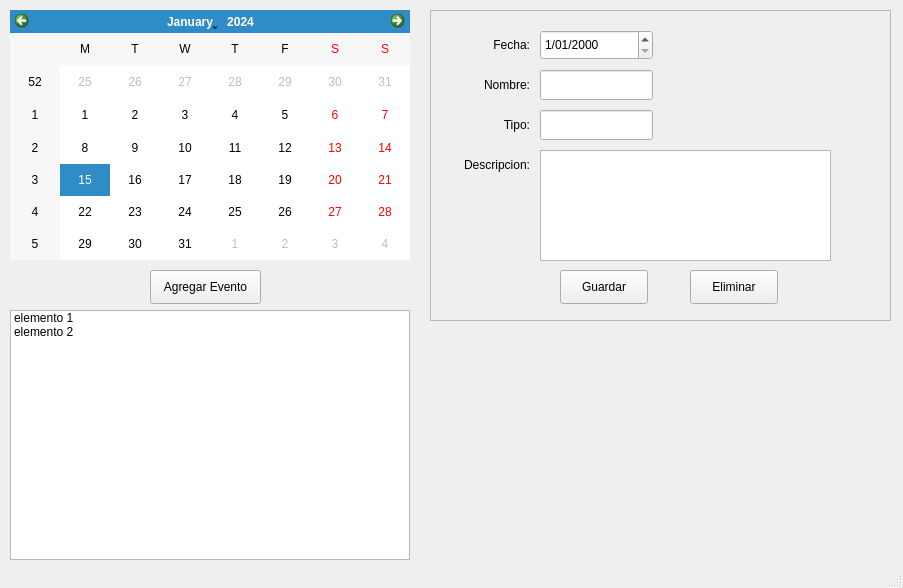
<?xml version="1.0" encoding="UTF-8"?>
<ui version="4.0">
 <class>MainWindow</class>
 <widget class="QMainWindow" name="MainWindow">
  <property name="geometry">
   <rect>
    <x>0</x>
    <y>0</y>
    <width>903</width>
    <height>588</height>
   </rect>
  </property>
  <property name="windowTitle">
   <string>MainWindow</string>
  </property>
  <widget class="QWidget" name="centralwidget">
   <widget class="QCalendarWidget" name="calendario">
    <property name="geometry">
     <rect>
      <x>10</x>
      <y>10</y>
      <width>400</width>
      <height>250</height>
     </rect>
    </property>
    <property name="gridVisible">
     <bool>false</bool>
    </property>
    <property name="horizontalHeaderFormat">
     <enum>QCalendarWidget::SingleLetterDayNames</enum>
    </property>
    <property name="verticalHeaderFormat">
     <enum>QCalendarWidget::ISOWeekNumbers</enum>
    </property>
    <property name="navigationBarVisible">
     <bool>true</bool>
    </property>
    <property name="dateEditEnabled">
     <bool>true</bool>
    </property>
   </widget>
   <widget class="QFrame" name="frame">
    <property name="geometry">
     <rect>
      <x>430</x>
      <y>10</y>
      <width>461</width>
      <height>311</height>
     </rect>
    </property>
    <property name="frameShape">
     <enum>QFrame::StyledPanel</enum>
    </property>
    <property name="frameShadow">
     <enum>QFrame::Raised</enum>
    </property>
    <widget class="QLabel" name="label">
     <property name="geometry">
      <rect>
       <x>40</x>
       <y>20</y>
       <width>60</width>
       <height>30</height>
      </rect>
     </property>
     <property name="text">
      <string>Fecha:</string>
     </property>
     <property name="alignment">
      <set>Qt::AlignRight|Qt::AlignTrailing|Qt::AlignVCenter</set>
     </property>
    </widget>
    <widget class="QLabel" name="label_2">
     <property name="geometry">
      <rect>
       <x>40</x>
       <y>60</y>
       <width>60</width>
       <height>30</height>
      </rect>
     </property>
     <property name="text">
      <string>Nombre:</string>
     </property>
     <property name="alignment">
      <set>Qt::AlignRight|Qt::AlignTrailing|Qt::AlignVCenter</set>
     </property>
    </widget>
    <widget class="QLabel" name="label_3">
     <property name="geometry">
      <rect>
       <x>40</x>
       <y>100</y>
       <width>60</width>
       <height>30</height>
      </rect>
     </property>
     <property name="text">
      <string>Tipo:</string>
     </property>
     <property name="alignment">
      <set>Qt::AlignRight|Qt::AlignTrailing|Qt::AlignVCenter</set>
     </property>
    </widget>
    <widget class="QLabel" name="label_4">
     <property name="geometry">
      <rect>
       <x>19</x>
       <y>140</y>
       <width>81</width>
       <height>30</height>
      </rect>
     </property>
     <property name="text">
      <string>Descripcion:</string>
     </property>
     <property name="alignment">
      <set>Qt::AlignRight|Qt::AlignTrailing|Qt::AlignVCenter</set>
     </property>
    </widget>
    <widget class="QLineEdit" name="text_hora">
     <property name="geometry">
      <rect>
       <x>110</x>
       <y>60</y>
       <width>113</width>
       <height>30</height>
      </rect>
     </property>
    </widget>
    <widget class="QLineEdit" name="text_asunto">
     <property name="geometry">
      <rect>
       <x>110</x>
       <y>100</y>
       <width>113</width>
       <height>30</height>
      </rect>
     </property>
    </widget>
    <widget class="QTextEdit" name="text_nota">
     <property name="geometry">
      <rect>
       <x>110</x>
       <y>140</y>
       <width>291</width>
       <height>111</height>
      </rect>
     </property>
    </widget>
    <widget class="QDateEdit" name="text_fecha">
     <property name="geometry">
      <rect>
       <x>110</x>
       <y>20</y>
       <width>113</width>
       <height>30</height>
      </rect>
     </property>
     <property name="displayFormat">
      <string>d/MM/yyyy</string>
     </property>
     <property name="calendarPopup">
      <bool>false</bool>
     </property>
    </widget>
    <widget class="QPushButton" name="btn_save">
     <property name="geometry">
      <rect>
       <x>130</x>
       <y>260</y>
       <width>88</width>
       <height>34</height>
      </rect>
     </property>
     <property name="text">
      <string>Guardar</string>
     </property>
    </widget>
    <widget class="QPushButton" name="btn_delete">
     <property name="geometry">
      <rect>
       <x>260</x>
       <y>260</y>
       <width>88</width>
       <height>34</height>
      </rect>
     </property>
     <property name="text">
      <string>Eliminar</string>
     </property>
    </widget>
   </widget>
   <widget class="QListWidget" name="lista">
    <property name="geometry">
     <rect>
      <x>10</x>
      <y>310</y>
      <width>400</width>
      <height>250</height>
     </rect>
    </property>
    <item>
     <property name="text">
      <string>elemento 1</string>
     </property>
    </item>
    <item>
     <property name="text">
      <string>elemento 2</string>
     </property>
    </item>
   </widget>
   <widget class="QPushButton" name="btn_add_evtn">
    <property name="geometry">
     <rect>
      <x>150</x>
      <y>270</y>
      <width>111</width>
      <height>34</height>
     </rect>
    </property>
    <property name="text">
     <string>Agregar Evento</string>
    </property>
   </widget>
  </widget>
  <widget class="QStatusBar" name="statusbar"/>
 </widget>
 <resources/>
 <connections/>
</ui>
